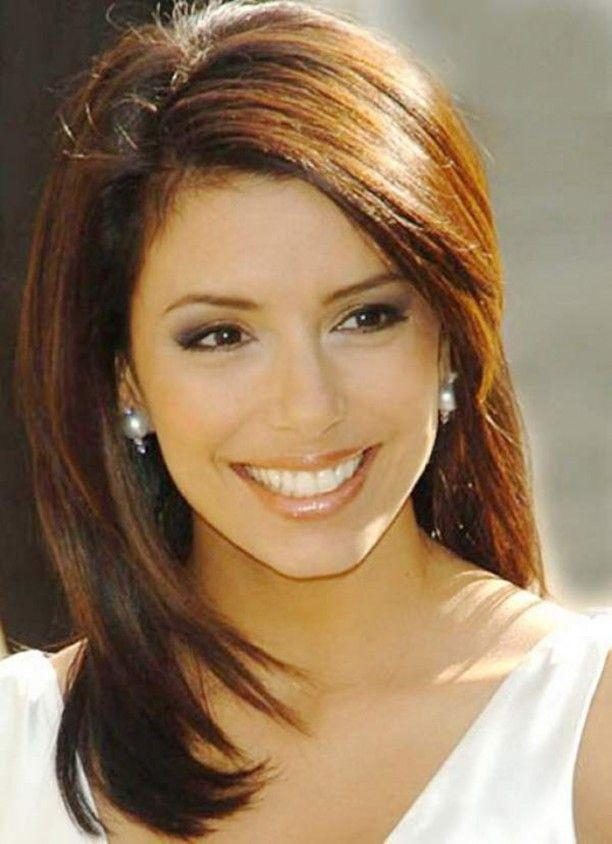
#> input picture face_shape_ml/faceshape-master/published_dataset/heart/img_no_10.jpg, 612 x 844 px; its folder holds only this picture in this run
$ python face_shape.py
#> lines starting #> are read from the running program, lines starting #| are printed output that depends on the picture
# -*- coding: utf-8 -*-
"""
얼굴형 분류 (HOG / HSV 컬러 히스토그램 / HOG+Color)
- 데이터 구조: published_dataset/<heart|oblong|oval|round|square>/*.jpg
- 모델: RandomForestClassifier
- 저장: 모델(pkl), 라벨 인코더(pkl), 설정(json)
"""

import os
import json
from glob import glob

import cv2
import numpy as np
import pandas as pd
from sklearn.model_selection import train_test_split
from sklearn.preprocessing import LabelEncoder
from sklearn.ensemble import RandomForestClassifier
from sklearn.metrics import classification_report, confusion_matrix, accuracy_score
import joblib

# =======================
# CONFIG
# =======================
DATA_DIR = "faceshape-master/published_dataset"
CLASSES = ["heart", "oblong", "oval", "round", "square"]  # 폴더명(소문자)
IMG_SIZE = 128  # 정사각 리사이즈 크기
USE_FACE_CROP = True  # 얼굴 검출 후 영역 크롭 사용
TEST_SIZE = 0.2
RANDOM_STATE = 42
MODEL_PATH = "face_shape_rf_model.pkl"
LABEL_PATH = "label_encoder.pkl"
CONFIG_PATH = "train_config.json"

# 특성 추출 방식 ('hog' | 'color' | 'hog_color')
FEATURE_TYPE = "hog_color"

print("라이브러리 로드 완료!")

# =======================
# HOG 디스크립터
# =======================
def create_hog(win=IMG_SIZE):
    win_size = (win, win)
    block_size = (16, 16)
    block_stride = (8, 8)
    cell_size = (8, 8)
    nbins = 9
    return cv2.HOGDescriptor(
        _winSize=win_size,
        _blockSize=block_size,
        _blockStride=block_stride,
        _cellSize=cell_size,
        _nbins=nbins
    )

HOG = create_hog()

# =======================
# 데이터 로드
# =======================
def load_dataset(data_dir=DATA_DIR, classes=CLASSES):
    """published_dataset에서 이미지 경로와 라벨 로드"""
#> called with data_dir = 'faceshape-master/published_dataset'
    rows = []
    for cls in classes:
        folder = os.path.join(data_dir, cls)
        if not os.path.isdir(folder):
            print(f"[경고] 폴더 없음: {folder}")
            continue
        files = [f for f in glob(os.path.join(folder, "*")) if os.path.isfile(f)]
        print(f"{cls}: {len(files)}개 이미지 발견")
        for f in files:
            rows.append({"image_path": f, "shape": cls.capitalize()})
#> pass 2 of the loop in load_dataset, `for cls in classes:`:
#> in extract_features, img is the input picture: shape (844, 612, 3); mean B, G, R 94.9, 123, 148.9
    df = pd.DataFrame(rows)
    print(f"\n총 {len(df)}개 이미지 로드!")
    if not df.empty:
        print("\n얼굴형별 분포:")
        print(df["shape"].value_counts())
    return df

# =======================
# 전처리 & 특징 추출
# =======================
def detect_face_bbox(gray_img):
    """얼굴 bbox 반환 (x, y, w, h). 없으면 None."""
    cascade_path = cv2.data.haarcascades + "haarcascade_frontalface_default.xml"
    face_cascade = cv2.CascadeClassifier(cascade_path)
    faces = face_cascade.detectMultiScale(gray_img, scaleFactor=1.1, minNeighbors=5, minSize=(60, 60))
    if len(faces) == 0:
        return None
    # 가장 큰 얼굴
    return max(faces, key=lambda b: b[2] * b[3])

def preprocess_for_features(bgr_img):
    """
    공통 전처리:
    - (선택) 얼굴 크롭
    - 그레이스케일(히스토그램 평활화)
    - 정사각 리사이즈
    - 컬러 특징용 BGR 정사각 리사이즈
    """
    if bgr_img is None:
        raise ValueError("이미지를 읽을 수 없습니다.")
    gray_full = cv2.cvtColor(bgr_img, cv2.COLOR_BGR2GRAY)
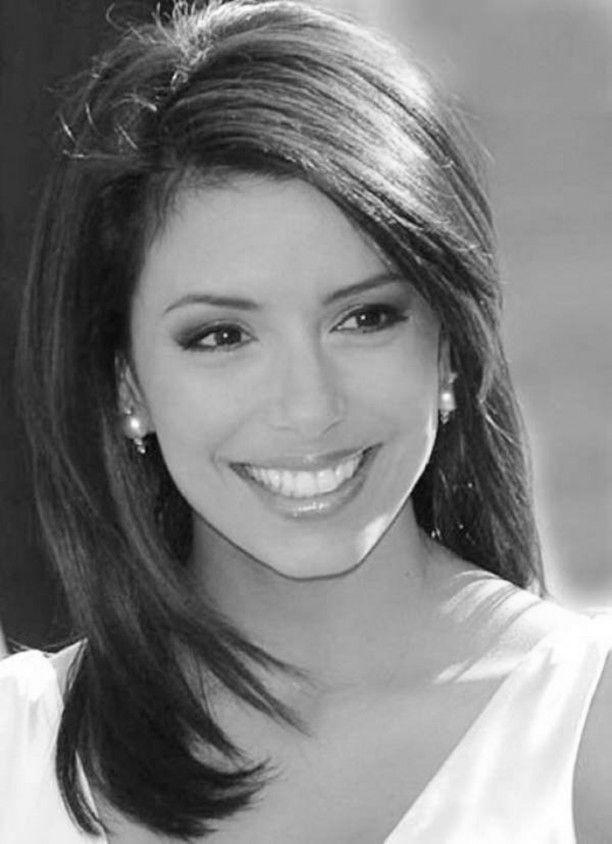
#> gray_full: shape (844, 612); min 2, max 255, mean 127.6

    if USE_FACE_CROP:
        bbox = detect_face_bbox(gray_full)
#> in detect_face_bbox, `faces = face_cascade.detectMultiScale(gray_img, scaleFactor=1.1, minNe..`: faces = [[94, 183, 382, 382]]
#> bbox = [94, 183, 382, 382]
        if bbox is not None:
            x, y, w, h = bbox
#> x = 94; y = 183; w = 382; h = 382
            gray = gray_full[y:y+h, x:x+w]
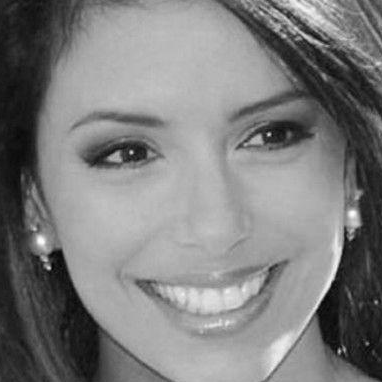
#> gray: shape (382, 382); min 2, max 252, mean 125.7
            bgr = bgr_img[y:y+h, x:x+w]
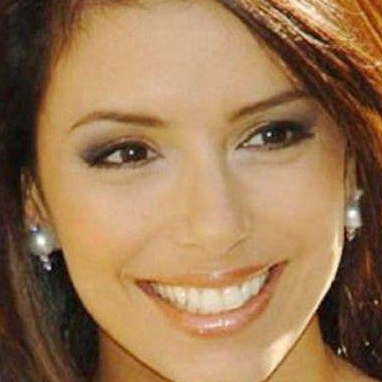
#> bgr: shape (382, 382, 3); mean B, G, R 83, 119, 155
        else:
            gray = gray_full
            bgr = bgr_img
    else:
        gray = gray_full
        bgr = bgr_img

    # 정사각 리사이즈
    gray = cv2.resize(gray, (IMG_SIZE, IMG_SIZE), interpolation=cv2.INTER_AREA)
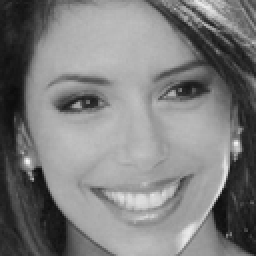
#> gray: shape (128, 128) (shown 2 times larger); min 11, max 248, mean 125.7
    bgr = cv2.resize(bgr, (IMG_SIZE, IMG_SIZE), interpolation=cv2.INTER_AREA)
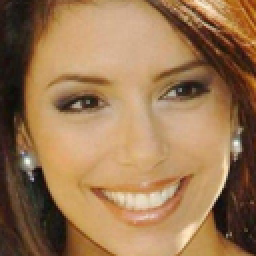
#> bgr: shape (128, 128, 3) (shown 2 times larger); mean B, G, R 83, 119, 155

    # HOG 성능 개선을 위한 평활화
    gray_eq = cv2.equalizeHist(gray)
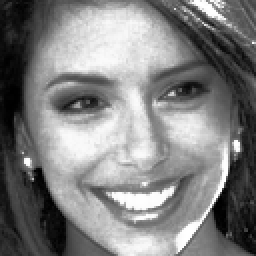
#> gray_eq: shape (128, 128) (shown 2 times larger); min 0, max 255, mean 128.6

    return gray_eq, bgr

def _extract_hog_from_gray(gray_resized_equalized):
    feat = HOG.compute(gray_resized_equalized)
#> feat = 8100 values, max 0.47 at index 198, min 0 at index 697, mean 0.132
#> in extract_features, `hog = _extract_hog_from_gray(gray_eq)`: hog has the same summary as feat in _extract_hog_from_gray
    if feat is None:
        raise ValueError("HOG 특징 추출 실패.")
    return feat.flatten()

def compute_color_hist(bgr_img, bins=(8, 8, 8)):
    """HSV 3D 히스토그램 → L1 정규화 후 평탄화"""
#> called with bins = (8, 8, 8)
    hsv = cv2.cvtColor(bgr_img, cv2.COLOR_BGR2HSV)
#> hsv: shape (128, 128, 3); mean H, S, V 15.7, 123.2, 155
    hist = cv2.calcHist([hsv], [0, 1, 2], None, bins, [0, 180, 0, 256, 0, 256])
    hist = cv2.normalize(hist, None, norm_type=cv2.NORM_L1).flatten()
#> hist = 512 values, max 0.221 at index 30, min 0 at index 47, mean 0.00195
    return hist.astype(np.float32)

def extract_features(image_path, feature_type=FEATURE_TYPE):
    """이미지에서 선택한 방식(HOG / Color / HOG+Color)으로 특징 추출"""
    img = cv2.imread(image_path)
    if img is None:
        raise ValueError("이미지를 읽을 수 없습니다.")

    gray_eq, bgr_sq = preprocess_for_features(img)

    if feature_type == "hog":
        hog = _extract_hog_from_gray(gray_eq)
        return hog

    elif feature_type == "color":
        color_hist = compute_color_hist(bgr_sq)
        return color_hist

    elif feature_type == "hog_color":
        hog = _extract_hog_from_gray(gray_eq)
        color_hist = compute_color_hist(bgr_sq)
#> color_hist has the same summary as hist in compute_color_hist
        return np.concatenate([hog, color_hist], axis=0)

    else:
        raise ValueError(f"알 수 없는 FEATURE_TYPE: {feature_type}")

def build_features(df):
    X, y = [], []
    skipped = 0
    for _, row in df.iterrows():
        path = row["image_path"]
        label = row["shape"]
        try:
            feat = extract_features(path)
#> feat = 8612 values, max 0.47 at index 198, min 0 at index 697, mean 0.125
            X.append(feat)
            y.append(label)
        except Exception as e:
            skipped += 1
            # 필요 시 상세 로그
            # print(f"[스킵] {path}: {e}")
            continue
#> pass 2 of the loop in build_features, `for _, row in df.iterrows():`:
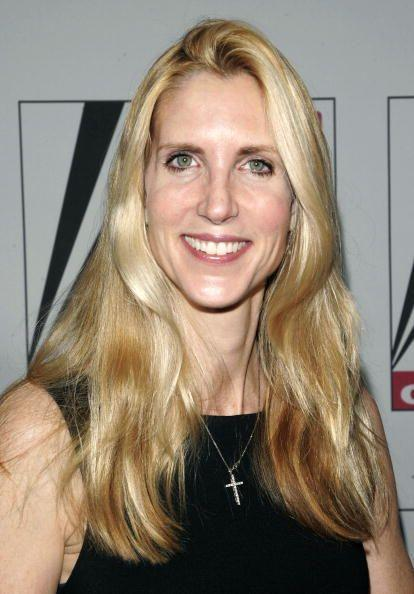
#> input picture face_shape_ml/faceshape-master/published_dataset/oblong/img_no_104.jpg, 414 x 594 px
#> in extract_features, img is the input picture: shape (594, 414, 3); mean B, G, R 113.8, 130.7, 145.2
#> in preprocess_for_features (call 2), `gray_full = cv2.cvtColor(bgr_img, cv2.COLOR_BGR2GRAY)`:
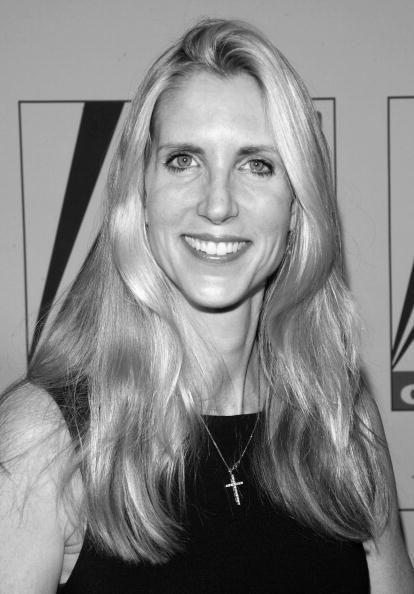
#> gray_full: shape (594, 414); min 0, max 255, mean 133.1
#> bbox = [128, 94, 184, 184]
#> in preprocess_for_features (call 2), `x, y, w, h = bbox`: x = 128; y = 94; w = 184
#> in preprocess_for_features (call 2), `gray_eq = cv2.equalizeHist(gray)`:
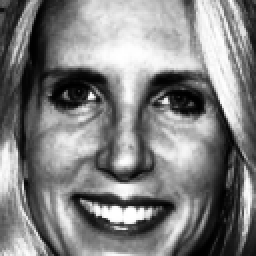
#> gray_eq: shape (128, 128) (shown 2 times larger); min 0, max 255, mean 128.6
#> hog = 8100 values, max 0.432 at index 4980, min 0 at index 643, mean 0.129
#> hsv: shape (128, 128, 3); mean H, S, V 14.1, 75.9, 203.4
#> color_hist = 512 values, max 0.235 at index 22, min 0 at index 0, mean 0.00195
#> in build_features, `feat = extract_features(path)`: feat = 8612 values, max 0.432 at index 4980, min 0 at index 643, mean 0.121

    if len(X) == 0:
        raise RuntimeError("특징을 추출한 이미지가 없습니다. 데이터/전처리를 확인하세요.")
    X = np.vstack(X)
    y = np.array(y)
    print(f"\n특징 추출 완료: 사용 {len(y)}개, 스킵 {skipped}개, 벡터 길이: {X.shape[1]}")
#| 특징 추출 완료: 사용 2개, 스킵 0개, 벡터 길이: 8612
    return X, y

# =======================
# 학습 파이프라인
# =======================
def train():
    # 1) 데이터 로드
    df = load_dataset()
    if df.empty:
        raise RuntimeError("데이터가 비어 있습니다.")

    # 2) 특징/라벨 생성
    X, y_text = build_features(df)

    # 3) 라벨 인코딩
    le = LabelEncoder()
    y = le.fit_transform(y_text)
#> y = [0, 1]

    # 4) Stratified 분할
#> (the run stopped early here; a loop or call above may not have finished)
